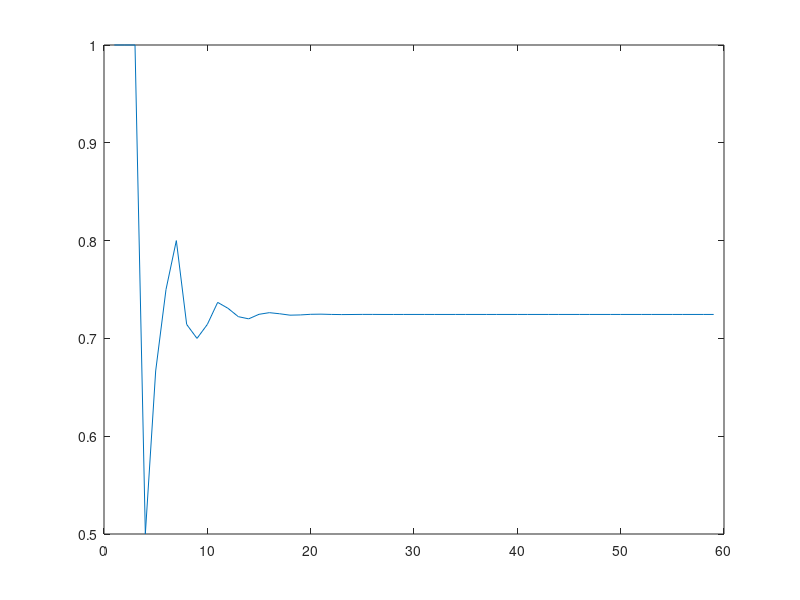

Recreate this plot in MATLAB.
%%Fibonacci variant sequence, mature in 4 months, converge to 0.724
format long;
g(1,1)=1;
g(1,2)=0;
g(1,3)=0;
g(1,4)=0;
y(1)=1;
for i=2:60
    g(i,1)=g(i-1,4);
    g(i,2)=g(i-1,1);
    g(i,3)=g(i-1,2);
    g(i,4)=g(i-1,3)+g(i-1,4);
    y(i-1)=g(i-1,1)+g(i-1,2)+g(i-1,3)+g(i-1,4);
    y(i)=g(i,1)+g(i,2)+g(i,3)+g(i,4);
    rate(i-1)=y(i-1)/y(i);
end
x=1:60;
xx=1:59;
plot(xx,rate)